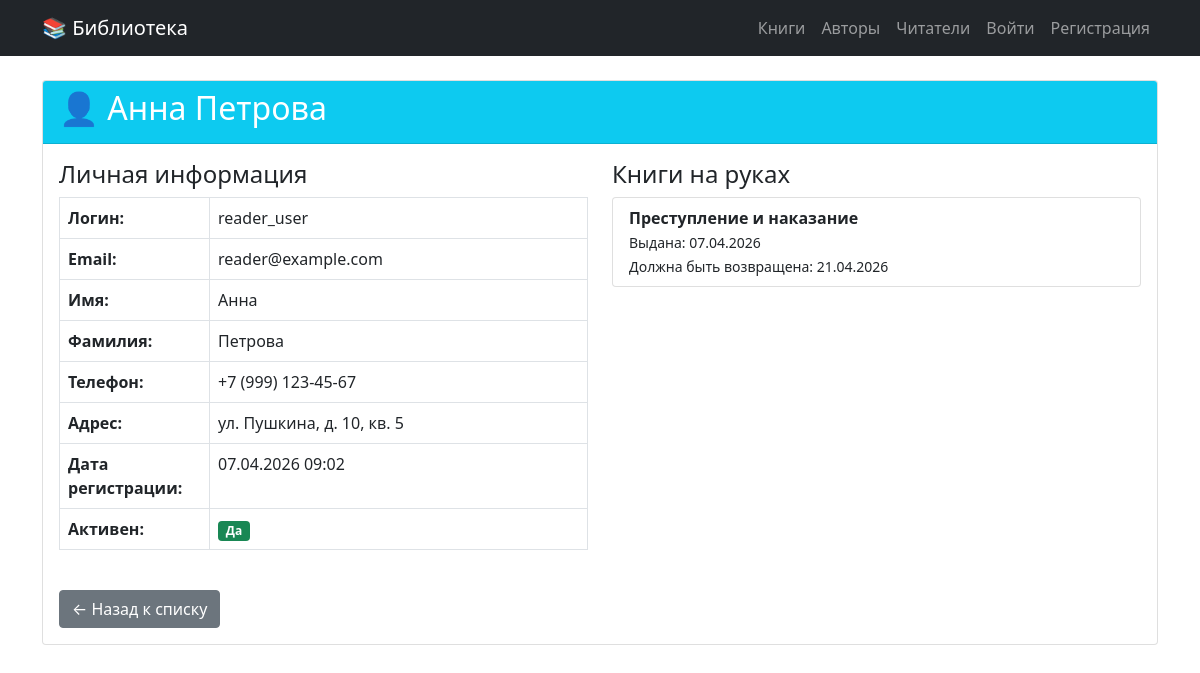
The app's page /readers/1/ with its own data.
### library/models.py (models this page shows, shortened)
class Reader(models.Model):
    user = models.OneToOneField(User, on_delete=models.CASCADE, verbose_name='Пользователь')
    phone = models.CharField('Телефон', max_length=20)
    address = models.CharField('Адрес', max_length=200)
    date_joined = models.DateTimeField('Дата регистрации', auto_now_add=True)
    class Meta:
        verbose_name = 'Читатель'
        verbose_name_plural = 'Читатели'

class BorrowRecord(models.Model):
    book = models.ForeignKey(Book, on_delete=models.CASCADE, verbose_name='Книга')
    reader = models.ForeignKey(Reader, on_delete=models.CASCADE, verbose_name='Читатель')
    borrow_date = models.DateTimeField('Дата выдачи', auto_now_add=True)
    due_date = models.DateTimeField('Срок возврата')
    return_date = models.DateTimeField('Дата возврата', null=True, blank=True)
    is_returned = models.BooleanField('Возвращена', default=False)
    class Meta:
        verbose_name = 'Выдача книги'
        verbose_name_plural = 'Выдачи книг'

class Book(models.Model):
    title = models.CharField('Название', max_length=200)
    author = models.ForeignKey(Author, on_delete=models.CASCADE, verbose_name='Автор', related_name='books')
    isbn = models.CharField('ISBN', max_length=13, unique=True)
    publication_year = models.IntegerField('Год публикации')
    description = models.TextField('Описание', blank=True)
    total_copies = models.IntegerField('Всего экземпляров', default=1)
    available_copies = models.IntegerField('Доступно экземпляров', default=1)
    created_at = models.DateTimeField('Дата добавления', auto_now_add=True)
    class Meta:
        verbose_name = 'Книга'
        verbose_name_plural = 'Книги'

### library/views.py (the view)
# urls.py: path('readers/<int:pk>/', views.reader_detail_view, name='reader_detail'),
def reader_detail_view(request, pk):
    reader = get_object_or_404(Reader, pk=pk)
    return render(request, 'library/reader_detail.html', {'reader': reader})

### library/templates/library/reader_detail.html (shortened to what this page needs)
{% extends 'library/base.html' %}
{% block content %}
<div class="card">
    <div class="card-header bg-info text-white">
        <h2>👤 {{ reader.user.get_full_name|default:reader.user.username }}</h2>
    </div>
    <div class="card-body">
        <div class="row">
            <div class="col-md-6">
                <h4>Личная информация</h4>
                <table class="table table-bordered">
                    <tr>
                        <th style="width: 150px;">Логин:</th>
                        <td>{{ reader.user.username }}</td>
                    </tr>
                    <tr>
                        <th>Email:</th>
                        <td>{{ reader.user.email }}</td>
                    </tr>
                    <tr>
                        <th>Имя:</th>
                        <td>{{ reader.user.first_name|default:"Не указано" }}</td>
                    </tr>
                    <tr>
                        <th>Фамилия:</th>
                        <td>{{ reader.user.last_name|default:"Не указано" }}</td>
                    </tr>
                    <tr>
                        <th>Телефон:</th>
                        <td>{{ reader.phone|default:"Не указан" }}</td>
                    </tr>
                    <tr>
                        <th>Адрес:</th>
                        <td>{{ reader.address|default:"Не указан" }}</td>
                    </tr>
                    <tr>
                        <th>Дата регистрации:</th>
                        <td>{{ reader.date_joined|date:"d.m.Y H:i" }}</td>
                    </tr>
                    <tr>
                        <th>Активен:</th>
                        <td>
                            {% if reader.user.is_active %}
                                <span class="badge bg-success">Да</span>
                            {% else %}
                                <span class="badge bg-danger">Нет</span>
                            {% endif %}
                        </td>
                    </tr>
                </table>
            </div>
            <div class="col-md-6">
                <h4>Книги на руках</h4>
                {% with all_records=reader.borrowrecord_set.all %}
                    {% with active_records=all_records|length %}
                        {% if active_records > 0 %}
                            <ul class="list-group">
                                {% for record in all_records %}
                                    {% if not record.is_returned %}
                                        <li class="list-group-item">
                                            <strong>{{ record.book.title }}</strong><br>
                                            <small>Выдана: {{ record.borrow_date|date:"d.m.Y" }}</small><br>
                                            <small>Должна быть возвращена: {{ record.due_date|date:"d.m.Y" }}</small>
                                        </li>
                                    {% endif %}
                                {% endfor %}
                            </ul>
                        {% else %}
                            <p class="text-muted">Нет книг на руках</p>
                        {% endif %}
                    {% endwith %}
                {% endwith %}
            </div>
        </div>
        <div class="mt-4">
            <a href="{% url 'library:reader_list' %}" class="btn btn-secondary">
                ← Назад к списку
            </a>
        </div>
    </div>
</div>
{% endblock %}

### records on screen
Reader: user.get_full_name "Анна Петрова", user.username "reader_user", user.email "reader@example.com", user.first_name "Анна", user.last_name "Петрова", phone "+7 (999) 123-45-67", address "ул. Пушкина, д. 10, кв. 5", date_joined "07.04.2026 09:02"
BorrowRecord: book "Преступление и наказание", borrow_date "07.04.2026", due_date "21.04.2026"
